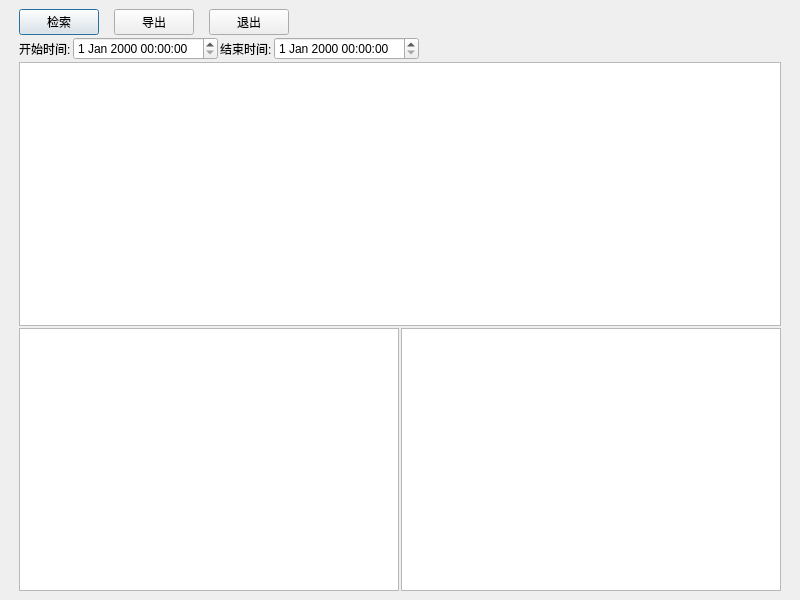
<?xml version="1.0" encoding="UTF-8"?>
<ui version="4.0">
 <class>back_anti_checkout</class>
 <widget class="QDialog" name="back_anti_checkout">
  <property name="geometry">
   <rect>
    <x>0</x>
    <y>0</y>
    <width>800</width>
    <height>600</height>
   </rect>
  </property>
  <property name="windowTitle">
   <string>Dialog</string>
  </property>
  <layout class="QVBoxLayout" name="verticalLayout_2">
   <property name="spacing">
    <number>6</number>
   </property>
   <property name="leftMargin">
    <number>9</number>
   </property>
   <property name="topMargin">
    <number>9</number>
   </property>
   <property name="rightMargin">
    <number>9</number>
   </property>
   <property name="bottomMargin">
    <number>9</number>
   </property>
   <item>
    <layout class="QVBoxLayout" name="verticalLayout">
     <property name="spacing">
      <number>2</number>
     </property>
     <property name="leftMargin">
      <number>10</number>
     </property>
     <property name="rightMargin">
      <number>10</number>
     </property>
     <item>
      <layout class="QHBoxLayout" name="horizontalLayout">
       <property name="spacing">
        <number>15</number>
       </property>
       <property name="leftMargin">
        <number>0</number>
       </property>
       <property name="rightMargin">
        <number>0</number>
       </property>
       <item>
        <widget class="lds_toolbar_button" name="pushButton_10">
         <property name="text">
          <string>检索</string>
         </property>
         <property name="outer_stylesheet" stdset="0">
          <string>pushbutton</string>
         </property>
        </widget>
       </item>
       <item>
        <widget class="lds_toolbar_button" name="pushButton_export">
         <property name="focusPolicy">
          <enum>Qt::StrongFocus</enum>
         </property>
         <property name="text">
          <string>导出</string>
         </property>
         <property name="outer_stylesheet" stdset="0">
          <string>pushbutton</string>
         </property>
        </widget>
       </item>
       <item>
        <widget class="lds_toolbar_button" name="pushButton_12">
         <property name="focusPolicy">
          <enum>Qt::StrongFocus</enum>
         </property>
         <property name="text">
          <string>退出</string>
         </property>
         <property name="outer_stylesheet" stdset="0">
          <string>pushbutton</string>
         </property>
        </widget>
       </item>
       <item>
        <spacer name="horizontalSpacer_2">
         <property name="orientation">
          <enum>Qt::Horizontal</enum>
         </property>
         <property name="sizeHint" stdset="0">
          <size>
           <width>40</width>
           <height>20</height>
          </size>
         </property>
        </spacer>
       </item>
      </layout>
     </item>
     <item>
      <layout class="QHBoxLayout" name="horizontalLayout_2">
       <property name="leftMargin">
        <number>0</number>
       </property>
       <property name="rightMargin">
        <number>0</number>
       </property>
       <item>
        <widget class="QLabel" name="label_2">
         <property name="text">
          <string>开始时间:</string>
         </property>
        </widget>
       </item>
       <item>
        <widget class="lds_datetimeEdit" name="dateTimeEdit"/>
       </item>
       <item>
        <widget class="QLabel" name="label_3">
         <property name="text">
          <string>结束时间:</string>
         </property>
        </widget>
       </item>
       <item>
        <widget class="lds_datetimeEdit" name="dateTimeEdit_2"/>
       </item>
       <item>
        <spacer name="horizontalSpacer">
         <property name="orientation">
          <enum>Qt::Horizontal</enum>
         </property>
         <property name="sizeHint" stdset="0">
          <size>
           <width>40</width>
           <height>20</height>
          </size>
         </property>
        </spacer>
       </item>
      </layout>
     </item>
     <item>
      <widget class="lds_tableView" name="tableView"/>
     </item>
     <item>
      <layout class="QHBoxLayout" name="horizontalLayout_3">
       <item>
        <widget class="lds_tableView" name="tableView_2"/>
       </item>
       <item>
        <widget class="lds_tableView" name="tableView_3"/>
       </item>
      </layout>
     </item>
    </layout>
   </item>
  </layout>
 </widget>
 <customwidgets>
  <customwidget>
   <class>lds_toolbar_button</class>
   <extends>QPushButton</extends>
   <header>lds_toolbar_button.h</header>
  </customwidget>
  <customwidget>
   <class>lds_tableView</class>
   <extends>QTableView</extends>
   <header>lds_tableview.h</header>
  </customwidget>
  <customwidget>
   <class>lds_datetimeEdit</class>
   <extends>QDateTimeEdit</extends>
   <header>lds_datetimeedit.h</header>
  </customwidget>
 </customwidgets>
 <resources/>
 <connections/>
</ui>
